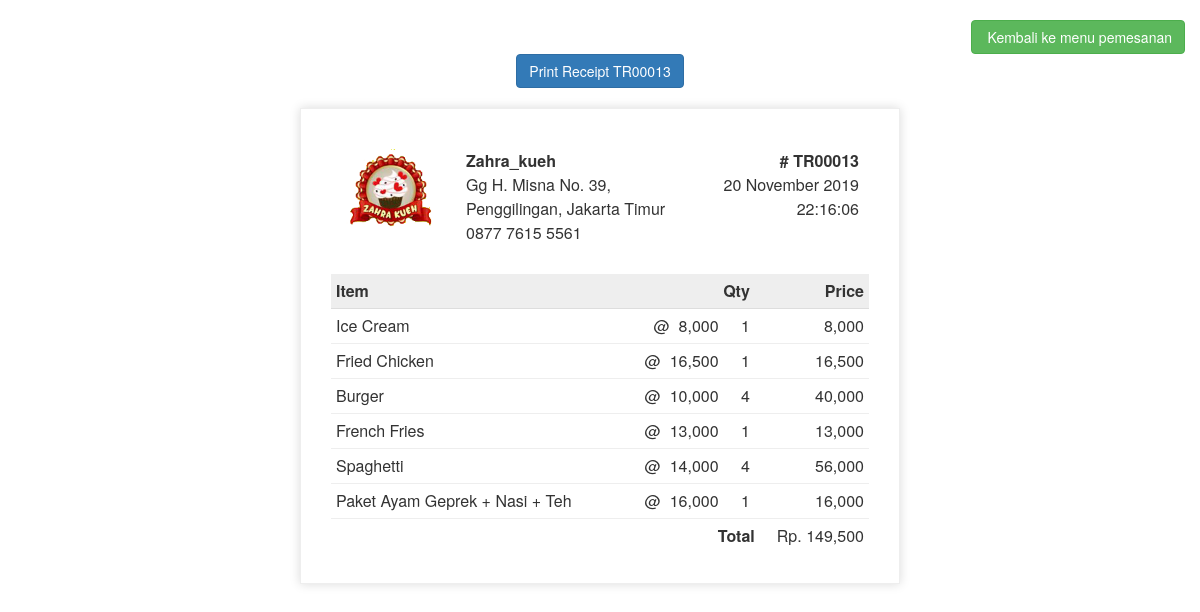
The app's page /struk.php?id=TR00013 with its own data.
### tables this page shows
CREATE TABLE `tbl_transaksi` (
  `id_transaksi` varchar(11) NOT NULL,
  `status` varchar(30) NOT NULL,
  `total` int(11) NOT NULL,
  `tanggal_transaksi` timestamp NOT NULL DEFAULT CURRENT_TIMESTAMP
);

CREATE TABLE `tbl_pesanan` (
  `id_pesanan` int(10) NOT NULL,
  `id_transaksi` varchar(10) NOT NULL,
  `id_menu` varchar(10) NOT NULL,
  `qty` int(10) NOT NULL,
  `total` int(10) NOT NULL
);

CREATE TABLE `tbl_menu` (
  `id_menu` varchar(5) NOT NULL,
  `nama_menu` varchar(30) NOT NULL,
  `harga_menu` int(11) NOT NULL,
  `foto_menu` varchar(20) NOT NULL
);

### struk.php (the view, shortened to what this page needs)
<?php
include 'koneksi.php';
$struk=mysqli_query($conn,"SELECT * from tbl_transaksi where id_transaksi = '".$_GET['id']."'");
$tr=mysqli_fetch_array($struk);
?>
<html>
<head>
    <link rel="stylesheet" type="text/css" href="asset/css/bootstrap.min.css">
    <link rel="stylesheet" type="text/css" href="asset/css/plugins/font-awesome.min.css"/>
</head>
<body>
<br>
<div class="col-lg-12">
<span class="pull-right"><a href="pesan.php" class="no-print btn btn-success"><i class="fa fa-exit"></i> Kembali ke menu pemesanan</a></span>
</div>
<br>
<center>
<input type="button" class="no-print btn btn-primary" value="Print Receipt <?php echo $_GET['id']; ?>" onclick="printPage('<?php echo $_GET['id']; ?>');">
</center>
<br>
    <div class="invoice-box" id="<?php echo $_GET['id']; ?>">
        <table cellpadding="0" cellspacing="0" onload="javascript:window.print()">
            <tr class="top">
                <td colspan="3">
                    <table class="none">
                        <tr>
                        	<td class="title float-right">
                            	<img src="img/logo.png" style="width:100px; max-width:300px;">
                            </td>
                            <td>
                                <b>Zahra_kueh</b><br>
                                Gg H. Misna No. 39,<br> Penggilingan, Jakarta Timur<br>
                                0877 7615 5561
                            </td>
                            <td>
                                <b># <?php echo $_GET['id']; ?></b><br>
                                <?php
                                $tgl=$tr['tanggal_transaksi'];
                                $tgl = new DateTime($tgl);
                                echo date_format($tgl, "d F Y").'<br>'.date_format($tgl, "H:i:s"); ?>
                            </td>
                        </tr>
                    </table>
                </td>
            </tr>
            <tr class="heading">
                <td>
                    Item
                </td>
                <td>Qty</td>
                <td>
                    Price
                </td>
            </tr>
            <?php $item=mysqli_query($conn,"SELECT * from tbl_pesanan where id_transaksi = '".$_GET['id']."'");
            	while ($row=mysqli_fetch_array($item)) {
            		$id_m=$row['id_menu'];
            		$qty=$row['qty'];
            		$price=$row['total'];
            		$menu=mysqli_query($conn,"SELECT * from tbl_menu where id_menu = '".$id_m."'");
            		$j=mysqli_fetch_array($menu);
            		$name=$j['nama_menu'];
            		$captain=$j['harga_menu'];
             ?>
            <tr class="item">
                <td>
                    <?php echo $name; ?>
                </td>
                <td>@&nbsp;&nbsp;<?php echo number_format($captain); ?>&nbsp;&nbsp;&nbsp;&nbsp;&nbsp;<?php echo $qty; ?></td>
                <td>
                    <?php echo number_format($price); ?>
                </td>
            </tr>
            <?php } ?>
            <tr>
            	<th colspan="2">
            		<span class="pull-right">Total</span>
            	</th>
            	<td>
            		<span class="pull-right">Rp. <?php echo number_format($tr['total']); ?></span>
            	</td>
            </tr>
        </table>
    </div>
    <br>
    <br>
</body>
</html>

### struk.php (style rules this page uses)
* { font-family: 'Helvetica Neue', 'Helvetica', Helvetica, Arial, sans-serif; }
.invoice-box { max-width: 600px; margin: auto; padding: 30px; border: 1px solid #eee; box-shadow: 0 0 10px rgba(0, 0, 0, .15); font-size: 16px; line-height: 24px; font-family: 'Helvetica Neue', 'Helvetica', Helvetica, Arial, sans-serif; color: #555; }
.invoice-box table { width: 100%; line-height: inherit; text-align: left; }
.invoice-box table td { padding: 5px; vertical-align: top; }
.invoice-box table tr td:nth-child(2) { text-align: right; }
.invoice-box table tr td:nth-child(3) { text-align: right; }
.invoice-box table .none tr td:nth-child(2) { text-align: left; }
.invoice-box table tr.top table td { padding-bottom: 20px; }
.invoice-box table tr.top table td.title { font-size: 45px; line-height: 45px; color: #333; }
.invoice-box table tr.heading td { background: #eee; border-bottom: 1px solid #ddd; font-weight: bold; }
.invoice-box table tr.item td { border-bottom: 1px solid #eee; }

### records on screen
tbl_transaksi: tanggal_transaksi "20 November 2019", tanggal_transaksi "22:16:06", total "149,500"
tbl_pesanan: id_menu.nama_menu "Ice Cream", id_menu.harga_menu "8,000", qty "1", total "8,000"
tbl_pesanan: id_menu.nama_menu "Fried Chicken", id_menu.harga_menu "16,500", qty "1", total "16,500"
tbl_pesanan: id_menu.nama_menu "Burger", id_menu.harga_menu "10,000", qty "4", total "40,000"
tbl_pesanan: id_menu.nama_menu "French Fries", id_menu.harga_menu "13,000", qty "1", total "13,000"
tbl_pesanan: id_menu.nama_menu "Spaghetti", id_menu.harga_menu "14,000", qty "4", total "56,000"
tbl_pesanan: id_menu.nama_menu "Paket Ayam Geprek + Nasi + Teh", id_menu.harga_menu "16,000", qty "1", total "16,000"

### other values on screen
$_GET['id'] "TR00013"
